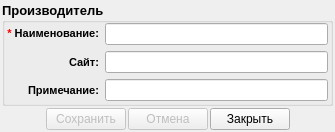
<?xml version="1.0" encoding="UTF-8"?>
<ui version="4.0">
 <class>AddEditProducer</class>
 <widget class="QDialog" name="AddEditProducer">
  <property name="geometry">
   <rect>
    <x>0</x>
    <y>0</y>
    <width>335</width>
    <height>132</height>
   </rect>
  </property>
  <property name="windowTitle">
   <string>Dialog</string>
  </property>
  <layout class="QVBoxLayout" name="verticalLayout_2">
   <property name="spacing">
    <number>2</number>
   </property>
   <property name="margin">
    <number>2</number>
   </property>
   <item>
    <widget class="QGroupBox" name="groupBox">
     <property name="font">
      <font>
       <pointsize>10</pointsize>
       <weight>75</weight>
       <bold>true</bold>
      </font>
     </property>
     <property name="title">
      <string>Производитель</string>
     </property>
     <layout class="QVBoxLayout" name="verticalLayout">
      <property name="leftMargin">
       <number>2</number>
      </property>
      <property name="topMargin">
       <number>0</number>
      </property>
      <property name="rightMargin">
       <number>2</number>
      </property>
      <property name="bottomMargin">
       <number>2</number>
      </property>
      <item>
       <layout class="QGridLayout" name="gridLayout">
        <item row="0" column="0">
         <widget class="QLabel" name="label">
          <property name="font">
           <font>
            <weight>75</weight>
            <bold>true</bold>
           </font>
          </property>
          <property name="text">
           <string>&lt;!DOCTYPE HTML PUBLIC &quot;-//W3C//DTD HTML 4.0//EN&quot; &quot;http://www.w3.org/TR/REC-html40/strict.dtd&quot;&gt;
&lt;html&gt;&lt;head&gt;&lt;meta name=&quot;qrichtext&quot; content=&quot;1&quot; /&gt;&lt;style type=&quot;text/css&quot;&gt;
p, li { white-space: pre-wrap; }
&lt;/style&gt;&lt;/head&gt;&lt;body style=&quot; font-family:'MS Shell Dlg 2'; font-size:8.25pt; font-weight:400; font-style:normal;&quot;&gt;
&lt;p style=&quot; margin-top:0px; margin-bottom:0px; margin-left:0px; margin-right:0px; -qt-block-indent:0; text-indent:0px;&quot;&gt;&lt;span style=&quot; font-size:8pt; font-weight:600; color:#ff0000;&quot;&gt;*&lt;/span&gt;&lt;span style=&quot; font-size:8pt; font-weight:600;&quot;&gt; Наименование:&lt;/span&gt;&lt;/p&gt;&lt;/body&gt;&lt;/html&gt;</string>
          </property>
          <property name="alignment">
           <set>Qt::AlignRight|Qt::AlignTrailing|Qt::AlignVCenter</set>
          </property>
         </widget>
        </item>
        <item row="0" column="1">
         <widget class="QLineEdit" name="name">
          <property name="font">
           <font>
            <pointsize>8</pointsize>
            <weight>75</weight>
            <bold>true</bold>
           </font>
          </property>
         </widget>
        </item>
        <item row="2" column="0">
         <widget class="QLabel" name="label_3">
          <property name="font">
           <font>
            <pointsize>8</pointsize>
            <weight>75</weight>
            <bold>true</bold>
           </font>
          </property>
          <property name="text">
           <string>Примечание:</string>
          </property>
          <property name="alignment">
           <set>Qt::AlignRight|Qt::AlignTrailing|Qt::AlignVCenter</set>
          </property>
         </widget>
        </item>
        <item row="2" column="1">
         <widget class="QLineEdit" name="note">
          <property name="font">
           <font>
            <pointsize>8</pointsize>
            <weight>75</weight>
            <bold>true</bold>
           </font>
          </property>
         </widget>
        </item>
        <item row="1" column="0">
         <widget class="QLabel" name="label_6">
          <property name="font">
           <font>
            <pointsize>8</pointsize>
            <weight>75</weight>
            <bold>true</bold>
           </font>
          </property>
          <property name="text">
           <string>Сайт:</string>
          </property>
          <property name="alignment">
           <set>Qt::AlignRight|Qt::AlignTrailing|Qt::AlignVCenter</set>
          </property>
         </widget>
        </item>
        <item row="1" column="1">
         <widget class="QLineEdit" name="www">
          <property name="font">
           <font>
            <pointsize>8</pointsize>
            <weight>75</weight>
            <bold>true</bold>
           </font>
          </property>
         </widget>
        </item>
       </layout>
      </item>
     </layout>
    </widget>
   </item>
   <item>
    <layout class="QHBoxLayout" name="horizontalLayout">
     <property name="spacing">
      <number>2</number>
     </property>
     <item>
      <spacer name="horizontalSpacer">
       <property name="orientation">
        <enum>Qt::Horizontal</enum>
       </property>
       <property name="sizeHint" stdset="0">
        <size>
         <width>40</width>
         <height>20</height>
        </size>
       </property>
      </spacer>
     </item>
     <item>
      <widget class="QPushButton" name="saveButton">
       <property name="enabled">
        <bool>false</bool>
       </property>
       <property name="text">
        <string>Сохранить</string>
       </property>
       <property name="icon">
        <iconset resource="../icons.qrc">
         <normaloff>:/16x16/save/ico/filesaveas_16x16.png</normaloff>:/16x16/save/ico/filesaveas_16x16.png</iconset>
       </property>
      </widget>
     </item>
     <item>
      <widget class="QPushButton" name="revertButton">
       <property name="enabled">
        <bool>false</bool>
       </property>
       <property name="text">
        <string>Отмена</string>
       </property>
       <property name="icon">
        <iconset resource="../icons.qrc">
         <normaloff>:/16x16/revert/ico/revert_save_16x16.png</normaloff>:/16x16/revert/ico/revert_save_16x16.png</iconset>
       </property>
      </widget>
     </item>
     <item>
      <widget class="QPushButton" name="closeButton">
       <property name="text">
        <string>Закрыть</string>
       </property>
       <property name="icon">
        <iconset resource="../icons.qrc">
         <normaloff>:/16x16/cancelDel/ico/button_cancel_16x16 (1).png</normaloff>:/16x16/cancelDel/ico/button_cancel_16x16 (1).png</iconset>
       </property>
      </widget>
     </item>
     <item>
      <spacer name="horizontalSpacer_2">
       <property name="orientation">
        <enum>Qt::Horizontal</enum>
       </property>
       <property name="sizeHint" stdset="0">
        <size>
         <width>40</width>
         <height>20</height>
        </size>
       </property>
      </spacer>
     </item>
    </layout>
   </item>
  </layout>
 </widget>
 <resources>
  <include location="../icons.qrc"/>
 </resources>
 <connections>
  <connection>
   <sender>closeButton</sender>
   <signal>clicked()</signal>
   <receiver>AddEditProducer</receiver>
   <slot>close()</slot>
   <hints>
    <hint type="sourcelabel">
     <x>292</x>
     <y>144</y>
    </hint>
    <hint type="destinationlabel">
     <x>372</x>
     <y>131</y>
    </hint>
   </hints>
  </connection>
 </connections>
</ui>
